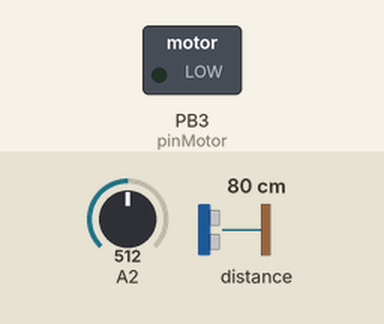
A sketch run on a simulated ATtiny85, built with avr-gcc and run on an emulated ATtiny85. Parts: switched loads named in the sketch (green lamp = pin HIGH). The inputs (shaded band) are chosen by the test bench; at power-on: distance to the obstacle 80 cm, A2 = 512. The echo pulse lasts 58.3 µs per cm; sleep ends after the set time or at an interrupt.

Above: at 1.2 s.
1.3 s: distance to the obstacle set to 74 cm
At 2.1 s:
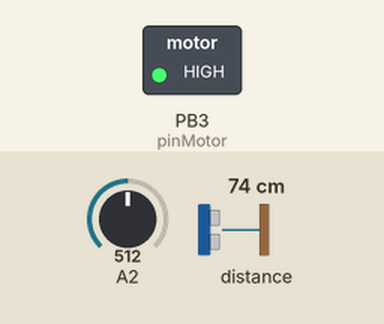
2.8 s: distance to the obstacle set to 120 cm
At 3.4 s:
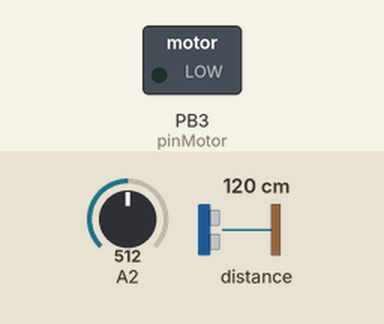
4.3 s: distance to the obstacle set to 2 cm
At 5.0 s:
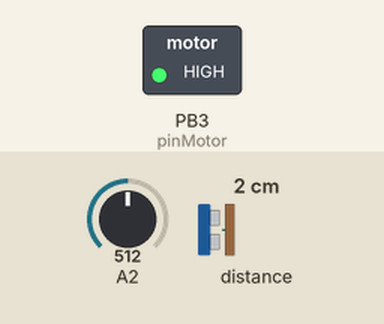
Timing chart, 0 to 7.3 s (numbered marks = the images above; inputs shaded):
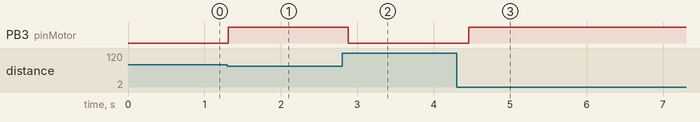

The sketch:

Attiny85_US-Vibration.ino
```cpp
#include <Ultrasonic.h>
#include <avr/sleep.h>
#include <avr/wdt.h>

/*****************************************************************************/

#define pinEcho 0
#define pinTrigger 1
#define pinPot 2
#define pinMotor 3

/*****************************************************************************/

float d;
float rango;
int motor_on;
volatile int wd_counter = 0;
Ultrasonic s_ultrasonic(pinTrigger,pinEcho);

/*****************************************************************************/

ISR(WDT_vect)
{
	wd_counter++;
}

/*****************************************************************************/

void setup()
{
	pinMode(pinMotor, OUTPUT);
	analogWrite(pinMotor,0);
	motor_on = 0;
}

void loop()
{
	d = s_ultrasonic.Ranging(CM);
	rango = analogRead(pinPot);
	rango = map(rango,0,1023,0,155);

	if(d <= rango) // Objeto dentro del rango
	{
		if(motor_on == 0)
		{
			motor_on = 1;
			analogWrite(pinMotor,1023);
		}
	}

	if(d > rango) // Objeto fuera del rango
	{
		if(motor_on == 1)
		{
			motor_on = 0;
			analogWrite(pinMotor,0);
		}
	}

	wd_delay(250);
}

/*****************************************************************************/

// OJO: LA SENSIBILIDAD SERA DE 15MS (UN CAMBIO MENOR A 15MS NO SE DETECTA Y,
// EL VALOR MINIMO SERA DE 15MS)
void wd_delay(unsigned long t_ms)
{
	int num_veces = 0;

	set_sleep_mode(SLEEP_MODE_PWR_DOWN);

	if(t_ms == 15)
	{
		wd_setup(WDTO_15MS);
		sleep_mode();
	}
	else if(t_ms == 30)
	{
		wd_setup(WDTO_30MS);
		sleep_mode();
	}
	else if(t_ms == 60)
	{
		wd_setup(WDTO_60MS);
		sleep_mode();
	}
	else if(t_ms == 120)
	{
		wd_setup(WDTO_120MS);
		sleep_mode();
	}
	else if(t_ms == 250)
	{
		wd_setup(WDTO_250MS);
		sleep_mode();
	}
	else if(t_ms == 500)
	{
		wd_setup(WDTO_500MS);
		sleep_mode();
	}
	else if(t_ms == 1000)
	{
		wd_setup(WDTO_1S);
		sleep_mode();
	}
	else if(t_ms == 2000)
	{
		wd_setup(WDTO_2S);
		sleep_mode();
	}
	else if(t_ms == 4000)
	{
		wd_setup(WDTO_4S);
		sleep_mode();
	}
	else if(t_ms == 8000)
	{
		wd_setup(WDTO_8S);
		sleep_mode();
	}
	else
	{
		num_veces = t_ms/15;
		while(wd_counter < num_veces)
		{
			wd_setup(WDTO_15MS);
			sleep_mode();
		}
	}

	wdt_disable();
	wd_counter = 0;
}

void wd_setup(int timerPrescaler)
{
	if ((timerPrescaler < 0) || (timerPrescaler > 10))
		timerPrescaler = WDTO_15MS;

	byte bb = timerPrescaler & 7;
	if(timerPrescaler > 7)
		bb |= (1<<5); // Establece los bits necesarios

	MCUSR &= ~(1<<WDRF); // Limpia el flag de reset del watchdog
	WDTCR |= (1<<WDCE) | (1<<WDE); // Activa el watchdog
	WDTCR = bb; // Establece el Timeout del watchdog
	WDTCR |= _BV(WDIE); // Activa la interrupcion del watchdog
}
```

Measured:
- the behaviour switches between 78 and 77 cm on distance to the obstacle (found by bisection; images 0 and 1)
- after the input at 1.3 s, PB3 (pinMotor): LOW → HIGH at once
- after the input at 2.8 s, PB3 (pinMotor): HIGH → LOW after 0.08 s
- after the input at 4.3 s, PB3 (pinMotor): LOW → HIGH after 0.16 s
